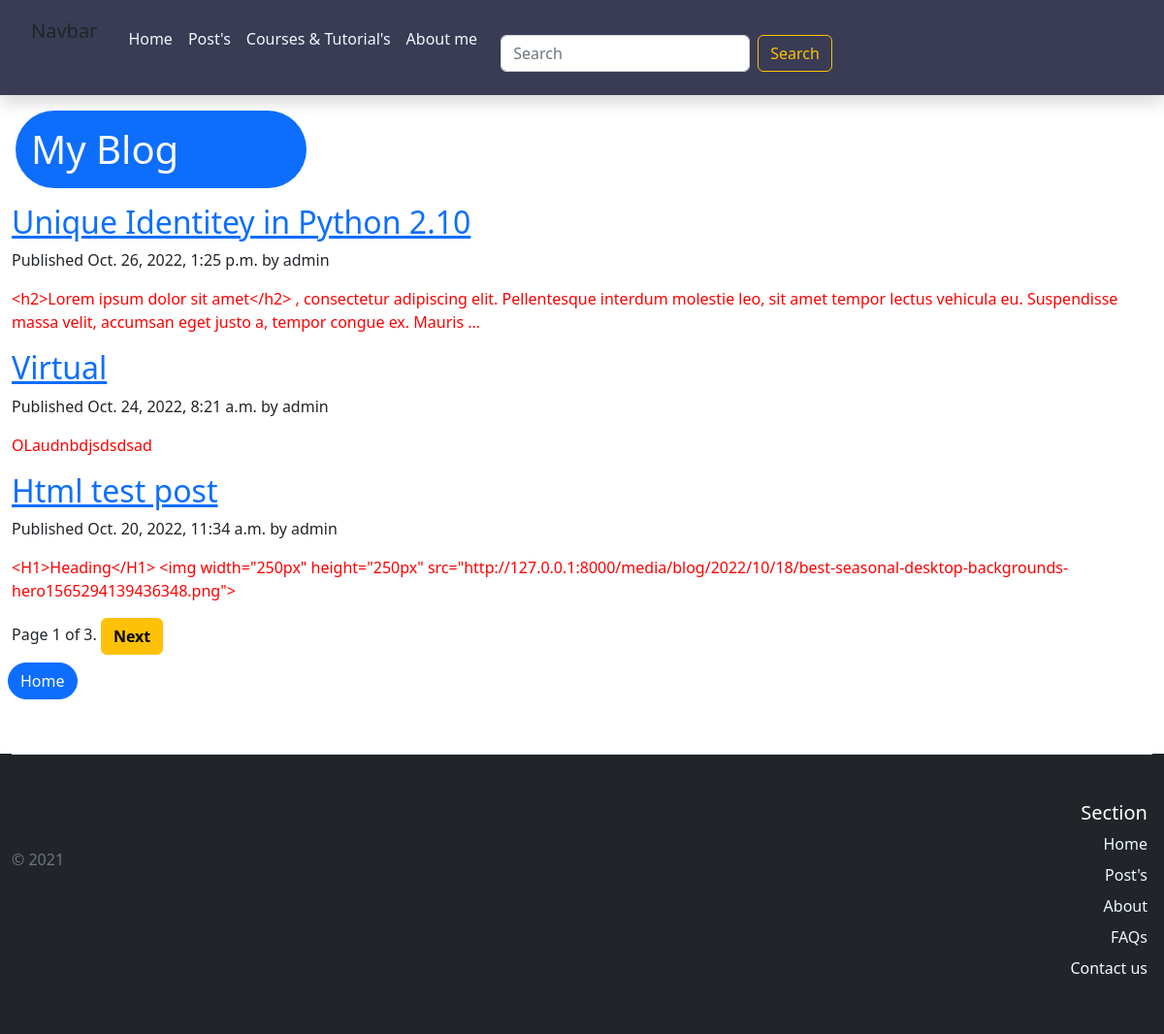
Page /blog/posts/ on the committed database.
### main/models.py (models this page shows, shortened)
class Post(models.Model):
    STATUS_CHOICES =(
        ('draft', 'Draft'),
        ('published', 'Published'),
    )
    topic = models.ForeignKey(Topic, on_delete=models.CASCADE)
    title = models.CharField(max_length=250, help_text="Title of your Post.")
    slug = models.SlugField(max_length=250 , unique_for_date='publish')
    author = models.ForeignKey(User, on_delete=models.CASCADE)
    image = models.ImageField(upload_to = "blog/%Y/%m/%d",db_index=True)
    body = models.TextField()
    publish = models.DateTimeField(default=timezone.now)
    created_at = models.DateTimeField(auto_now_add=True)
    updated_at = models.DateTimeField(auto_now=True)
    status = models.CharField(max_length=10,choices=STATUS_CHOICES,default='draft')
    objects = models.Manager() # The default manager.
    published = PublishedManager() # Our custom manager.
    class Meta:
         ordering = ('-publish',)
    def get_absolute_url(self):
        return reverse('main:post_detail',
        args=[self.publish.year,
        self.publish.month,self.publish.day, self.slug])

### main/views.py (the view)
# urls.py: path('blog/posts/', views.post_listing, name="post-list"),
def post_listing(request):
    post_list = Post.published.all()  #Here published is Custom Model Manager Look to model file.
    paginator = Paginator(post_list, 3) #show only 3 post each pages
    page_obj  = request.GET.get('page')
    posts_obj = paginator.get_page(page_obj)
    return render(request, 'blog/post-listing.html', {'posts_obj': posts_obj,'page_obj':page_obj})

### main/models.py (called while the page is built)
    def get_queryset(self):
        return super(PublishedManager,self).get_queryset()\
        .filter(status='published')

### main/templates/blog/post-listing.html (shortened to what this page needs)
{% extends 'base.html' %}
{% load static %}
{% block content %}
 <h1 class=" text-light p-3 w-25 text-left m-3 rounded-pill bg-primary">My Blog</h1>
<div class="container-fluid">
    {% for post in posts_obj %}
    <h2>
    <a href="{{ post.get_absolute_url }}">
    {{ post.title }}
    </a>
    </h2>
    <p class="date">
    Published {{ post.publish }} by {{ post.author }}
    </p>
   <div style="color:red;"> {{ post.body|truncatewords:30|linebreaks}}</div>
   {% endfor %}
{% include "blog/pagination.html" with page_obj=posts_obj %}
</div>
<a class="btn btn-primary text-white rounded-pill m-2" href="{% url 'main:home' %}">Home</a>
{% endblock  %}

### rows in the picture
Post: title "Unique Identitey in Python 2.10", publish "Oct. 26, 2022, 1:25 p.m.", author "admin", body "<h2>Lorem ipsum dolor sit amet</h2> , consectetur adipiscing elit. Pellentesque interdum molestie leo, sit amet tempor lectus vehicula eu. Suspendisse massa velit, accumsan eget justo a, tempor congue ex. Mauris …"
Post: title "Virtual", publish "Oct. 24, 2022, 8:21 a.m.", author "admin", body "OLaudnbdjsdsdsad"
Post: title "Html test post", publish "Oct. 20, 2022, 11:34 a.m.", author "admin", body "<H1>Heading</H1> <img width=\"250px\" height=\"250px\" src=\"http://127.0.0.1:8000/media/blog/2022/10/18/best-seasonal-desktop-backgrounds-hero1565294139436348.png\">"

### other values in the picture
{{ page_obj.number }} "1"
{{ page_obj.paginator.num_pages }} "3"
